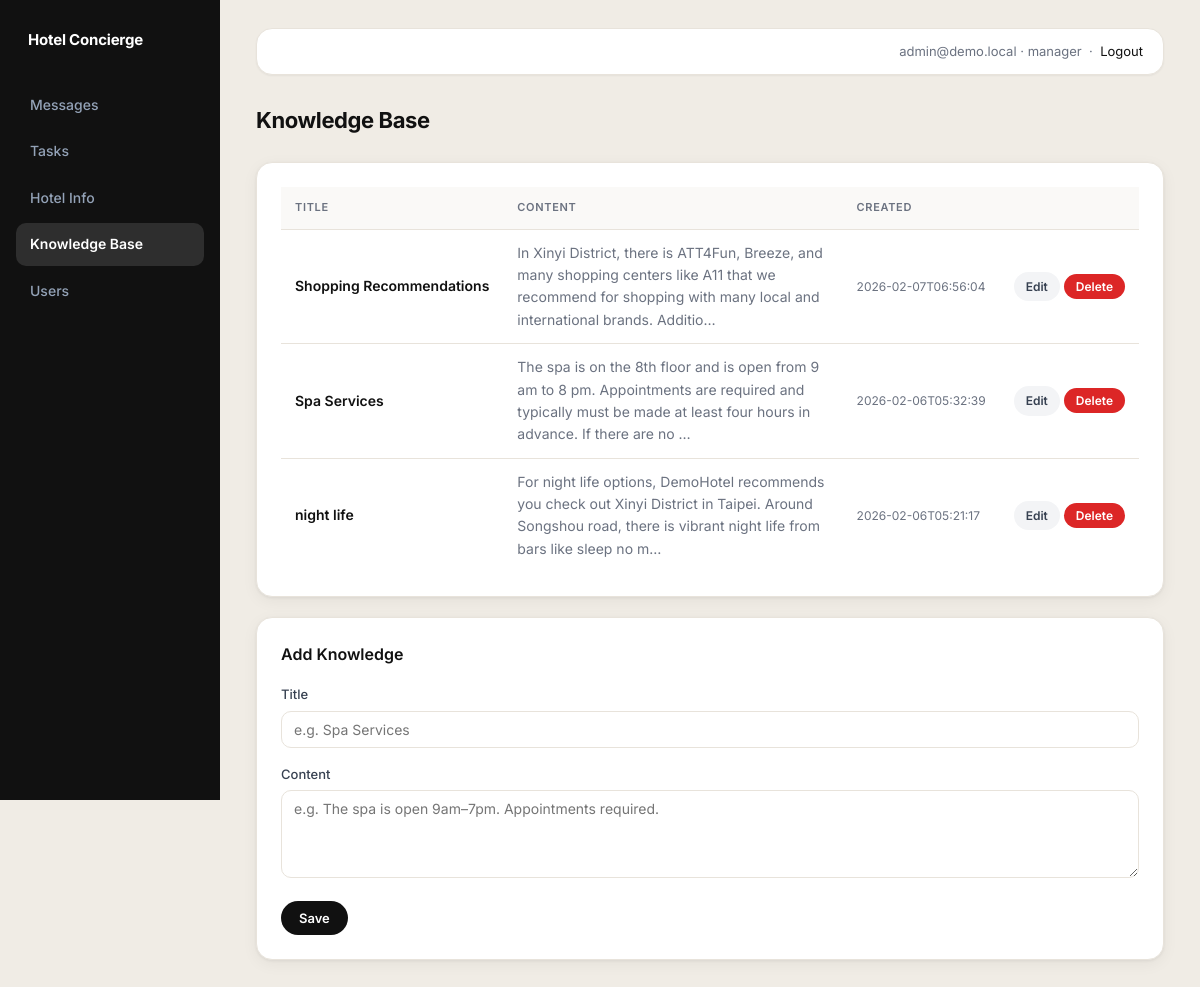
/admin/knowledge (signed in), run on the app's committed database.
### tables this page shows
CREATE TABLE staff_users (
            id INTEGER PRIMARY KEY AUTOINCREMENT,
            hotel_id INTEGER NOT NULL,
            email TEXT NOT NULL UNIQUE,
            password_hash TEXT NOT NULL,
            role TEXT NOT NULL,
            is_active INTEGER NOT NULL DEFAULT 1,
            created_at TEXT NOT NULL,
            FOREIGN KEY (hotel_id) REFERENCES hotels (id)
        );

CREATE TABLE hotel_docs (
            id INTEGER PRIMARY KEY AUTOINCREMENT,
            hotel_id INTEGER NOT NULL,
            title TEXT NOT NULL,
            content TEXT NOT NULL,
            created_at TEXT NOT NULL, embedding_json TEXT,
            FOREIGN KEY (hotel_id) REFERENCES hotels (id)
        );

### admin.py (the view, shortened to what this page needs)
@admin_bp.route("/admin/knowledge", methods=["GET", "POST"])
@login_required
@role_required("manager")
def admin_knowledge():
    hotel_id = session.get("hotel_id")
    edit_doc = None
    edit_id = request.args.get("edit_id")
    if edit_id:
        edit_doc = get_hotel_doc(hotel_id, int(edit_id))
    rows = list_hotel_docs(hotel_id, 200)
    csrf_token = _ensure_csrf_token()
    return render_template(
        "knowledge.html",
        rows=rows,
        csrf_token=csrf_token,
        edit_doc=edit_doc,
        title="Knowledge Base",
        active_page="knowledge",
    )

### admin.py (called while the page is built)
def _ensure_csrf_token():
    if not session.get("csrf_token"):
        session["csrf_token"] = secrets.token_urlsafe(16)
    return session["csrf_token"]

### app.py (called while the page is built)
@app.before_request
def _load_user():
    load_current_user()

### auth.py (called while the page is built)
def load_current_user():
    user_id = session.get("user_id")
    if not user_id:
        g.current_user = None
        return
    user = get_staff_user_by_id(user_id)
    if not user:
        session.clear()
        g.current_user = None
        return
    g.current_user = user

def login_required(fn):
    @wraps(fn)
    def wrapper(*args, **kwargs):
        if not session.get("user_id"):
            return redirect(url_for("login"))
        return fn(*args, **kwargs)
    return wrapper

def role_required(*roles):
    def decorator(fn):
        @wraps(fn)
        def wrapper(*args, **kwargs):
            user = get_staff_user_by_id(session.get("user_id", -1))
            role = user["role"] if user and "role" in user.keys() else None
            if not user or role not in roles:
                return redirect(url_for("admin.admin_messages"))
            return fn(*args, **kwargs)
        return wrapper
    return decorator

### db.py (called while the page is built)
def get_conn():
    if IS_POSTGRES:
        if psycopg2 is None:
            raise RuntimeError("psycopg2 is required for Postgres but is not installed")
        return psycopg2.connect(DATABASE_URL, cursor_factory=RealDictCursor)
    conn = sqlite3.connect(DB_PATH)
    conn.row_factory = sqlite3.Row
    return conn

def _convert_sql(sql: str) -> str:
    if IS_POSTGRES:
        return sql.replace("?", "%s")
    return sql

def _fetchall(sql: str, params=()):
    conn = get_conn()
    cur = conn.cursor()
    cur.execute(_convert_sql(sql), params)
    rows = cur.fetchall()
    conn.close()
    return rows

def _fetchone(sql: str, params=()):
    conn = get_conn()
    cur = conn.cursor()
    cur.execute(_convert_sql(sql), params)
    row = cur.fetchone()
    conn.close()
    return row

def get_staff_user_by_id(user_id: int):
    return _fetchone("SELECT * FROM staff_users WHERE id = ? AND is_active = ?", (user_id, True))

def list_hotel_docs(hotel_id: int, limit: int = 200):
    return _fetchall(
        "SELECT id, title, content, embedding_json, created_at FROM hotel_docs WHERE hotel_id = ? ORDER BY id DESC LIMIT ?",
        (hotel_id, limit),
    )

### templates/knowledge.html (shortened to what this page needs)
{% extends "base_admin.html" %}
{% block content %}
<div class="page-header">
  <h2>Knowledge Base</h2>
</div>
<div class="panel">
  {% if rows %}
  <table class="table">
    <thead>
      <tr>
        <th>Title</th>
        <th>Content</th>
        <th>Created</th>
        <th></th>
      </tr>
    </thead>
    <tbody>
      {% for r in rows %}
      <tr>
        <td style="font-weight:600; white-space:nowrap;">{{ r['title'] }}</td>
        <td style="color:var(--muted); max-width:400px;">{{ r['content'][:160] }}{% if r['content']|length > 160 %}…{% endif %}</td>
        <td class="small" style="white-space:nowrap;">{{ r['created_at'] }}</td>
        <td style="white-space:nowrap;">
          <a class="btn btn-sm secondary" href="{{ url_for('admin.admin_knowledge', edit_id=r['id']) }}">Edit</a>
          <form method="post" style="display:inline;" onsubmit="return confirm('Delete this knowledge entry?')">
            <button class="btn btn-sm btn-danger" type="submit">Delete</button>
          </form>
        </td>
      </tr>
      {% endfor %}
    </tbody>
  </table>
  {% else %}
    <p style="color:var(--muted); text-align:center; padding:24px 0;">No knowledge entries yet. Add one below.</p>
  {% endif %}
</div>
<div class="panel" style="margin-top:20px;">
  <h3>{% if edit_doc %}Edit Entry{% else %}Add Knowledge{% endif %}</h3>
  <form method="post">
    <div class="form-group">
      <label>Title</label>
      <input class="input" type="text" name="title" value="{{ edit_doc['title'] if edit_doc else '' }}" placeholder="e.g. Spa Services" />
    </div>
    <div class="form-group">
      <label>Content</label>
      <textarea class="input" name="content" rows="4" placeholder="e.g. The spa is open 9am–7pm. Appointments required.">{{ edit_doc['content'] if edit_doc else '' }}</textarea>
    </div>
    <div style="display:flex; gap:8px;">
      <button class="btn" type="submit">Save</button>
    </div>
  </form>
</div>
{% endblock %}

### templates/base_admin.html (shortened to what this page needs)
<!doctype html>
<html lang="en">
  <head>
    <link rel="stylesheet" href="/static/admin.css" />
  </head>
  <body>
    <div class="layout">
      <aside class="sidebar">
        <h1>Hotel Concierge</h1>
        <nav class="nav">
          <a href="/admin/messages" class="{% if active_page=='messages' %}active{% endif %}">Messages</a>
          <a href="/admin/tasks" class="{% if active_page=='tasks' %}active{% endif %}">Tasks</a>
          <a href="/admin/hotel" class="{% if active_page=='hotel' %}active{% endif %}">Hotel Info</a>
          <a href="/admin/knowledge" class="{% if active_page=='knowledge' %}active{% endif %}">Knowledge Base</a>
          <a href="/admin/users" class="{% if active_page=='users' %}active{% endif %}">Users</a>
        </nav>
      </aside>
      <main class="content">
        <div class="topbar">
          <div class="user">
            {{ session.get('email','') }} · {{ session.get('role','') }}
            &nbsp;·&nbsp; <a href="/logout">Logout</a>
          </div>
        </div>
        {% block content %}{% endblock %}
      </main>
    </div>
  </body>
</html>

### static/admin.css (style rules this page uses)
:root { --bg: #f0ece5; --panel: #ffffff; --text: #111111; --muted: #6b7280; --border: #e8e3db; --accent: #111111; --accent-fg: #ffffff; --danger: #dc2626; --success: #16a34a; --warning: #d97706; --shadow: 0 1px 3px rgba(0,0,0,0.06), 0 4px 16px rgba(0,0,0,0.05); --shadow-sm: 0 1px 2px rgba(0,0,0,0.05); --radius: 16px; --radius-sm: 10px; --radius-pill: 999px; }
* { box-sizing: border-box; margin: 0; padding: 0; }
body { font-family: 'Inter', 'SF Pro Text', 'Helvetica Neue', Arial, sans-serif; color: var(--text); background: var(--bg); font-size: 14px; line-height: 1.6; -webkit-font-smoothing: antialiased; }
a { color: var(--accent); text-decoration: none; }
.layout { display: grid; grid-template-columns: 220px 1fr; min-height: 100vh; }
.sidebar { background: #111111; color: #e2e8f0; padding: 28px 16px 28px; position: sticky; top: 0; height: 100vh; display: flex; flex-direction: column; gap: 0; }
.sidebar h1 { font-size: 15px; font-weight: 700; color: #ffffff; letter-spacing: -0.2px; padding: 0 12px; margin-bottom: 32px; }
.nav { display: flex; flex-direction: column; gap: 4px; }
.nav a { display: block; padding: 10px 14px; border-radius: var(--radius-sm); color: #94a3b8; font-size: 14px; font-weight: 500; transition: background 0.15s, color 0.15s; }
.nav a.active { background: rgba(255,255,255,0.12); color: #ffffff; font-weight: 600; }
.content { padding: 28px 36px 48px; width: 100%; min-width: 0; }
.topbar { display: flex; align-items: center; justify-content: flex-end; background: var(--panel); padding: 12px 20px; border: 1px solid var(--border); border-radius: var(--radius); box-shadow: var(--shadow-sm); margin-bottom: 28px; }
.topbar .user { color: var(--muted); font-size: 13px; }
.btn { display: inline-flex; align-items: center; gap: 6px; background: var(--accent); color: var(--accent-fg); padding: 9px 18px; border: none; border-radius: var(--radius-pill); cursor: pointer; font-size: 13px; font-weight: 600; font-family: inherit; transition: opacity 0.15s; white-space: nowrap; }
.btn.secondary { background: #f3f4f6; color: #374151; }
.btn-sm { padding: 5px 12px; font-size: 12px; }
.btn-danger { background: var(--danger); color: #fff; }
.panel { background: var(--panel); border: 1px solid var(--border); border-radius: var(--radius); padding: 24px; box-shadow: var(--shadow); }
.panel h3 { font-size: 16px; font-weight: 600; margin-bottom: 16px; }
.table { width: 100%; border-collapse: collapse; }
.table th, .table td { padding: 12px 14px; border-bottom: 1px solid var(--border); text-align: left; vertical-align: middle; }
.table tr:last-child td { border-bottom: none; }
.table th { font-size: 11px; font-weight: 600; text-transform: uppercase; letter-spacing: 0.06em; color: var(--muted); background: #faf9f7; }
.input, select, textarea { border: 1px solid var(--border); padding: 9px 12px; border-radius: var(--radius-sm); font-size: 14px; font-family: inherit; background: #fff; color: var(--text); outline: none; transition: border-color 0.15s; width: 100%; }
label { display: block; font-size: 13px; font-weight: 500; color: #374151; margin-bottom: 6px; }
.form-group { margin-bottom: 16px; }
.small { font-size: 12px; color: var(--muted); }
.page-header { margin-bottom: 24px; }
.page-header h2 { font-size: 22px; font-weight: 700; letter-spacing: -0.4px; }

### data on the page
staff_users: get "admin@demo.local", get "manager"
hotel_docs: title "Shopping Recommendations", content "In Xinyi District, there is ATT4Fun, Breeze, and many shopping centers like A11 that we recommend for shopping with many local and international brands. Additio", created_at "2026-02-07T06:56:04"
hotel_docs: title "Spa Services", content "The spa is on the 8th floor and is open from 9 am to 8 pm. Appointments are required and typically must be made at least four hours in advance. If there are no", created_at "2026-02-06T05:32:39"
hotel_docs: title "night life", content "For night life options, DemoHotel recommends you check out Xinyi District in Taipei. Around Songshou road, there is vibrant night life from bars like sleep no m", created_at "2026-02-06T05:21:17"
